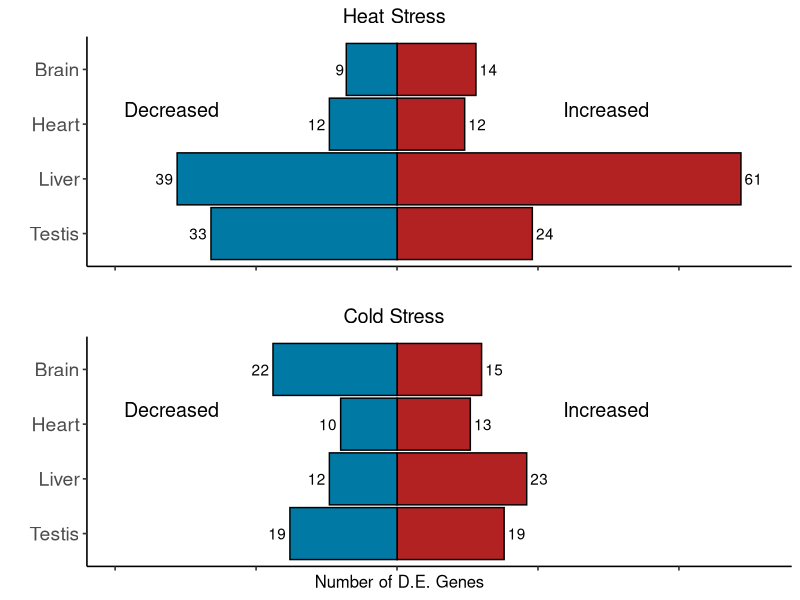

The R source for this figure:
setwd("")

library(ggplot2)
library(reshape2)
library(forcats)
library(gridExtra)
library(grid)

# Clear environment, graphics, and console
rm(list = ls())+
graphics.off()+
cat("/014")

# Read in counts of DE genes
df <- read.table("DE_Counts.tsv", header = TRUE, sep = "\t")
df <- melt(df)
df <- as.data.frame(df)

# Create separate grouping variables
df$TREATMENT <- ifelse(grepl("^Cold", df$variable), "COLD", "HEAT")
df$DIRECTION <- ifelse(grepl("Up$", df$variable), "UP", "DOWN")
df$TISSUE <- df$Tissue
df$GROUP <- paste(df$TREATMENT, df$TISSUE)
df$TREATMENT_DIRECTION <- paste(df$TREATMENT, df$DIRECTION, sep = "_")

# Create capped values for plotting - cap at chart limits
df$value_capped <- ifelse(df$value > 450, 450, ifelse(df$value < -450, -450, df$value))
df$is_capped <- abs(df$value) > 450
# Split data by treatment
heat_df <- df[df$TREATMENT == "HEAT", ]
cold_df <- df[df$TREATMENT == "COLD", ]

# Set tissue order
tissue_order <- rev(c("Brain", "Heart", "Liver", "Testis"))
heat_df$TISSUE <- factor(heat_df$TISSUE, levels = tissue_order)
cold_df$TISSUE <- factor(cold_df$TISSUE, levels = tissue_order)

# Define fill colors
heat_colors <- scale_fill_manual(values = c("HEAT_UP" = "#b22222", "HEAT_DOWN" = "#007aa5"))
cold_colors <- scale_fill_manual(values = c("COLD_UP" = "#b22222", "COLD_DOWN" = "#007aa5"))

# Heat plot
heat_plot <- ggplot(heat_df, aes(y = TISSUE, x = value_capped, fill = TREATMENT_DIRECTION)) +
  geom_col(colour = "black", width = .95) +
  coord_cartesian(xlim = c(-55, 70)) +
  scale_x_continuous("", expand = c(0, 0)) +
  scale_y_discrete("") +
  heat_colors +
  geom_text(aes(label = ifelse(value < 0, -value, value)), 
            hjust = ifelse(heat_df$value < 0, 1.2, ifelse(heat_df$value == 0, 1.2, -0.2))) +
  annotate("text", x = -40, y = 4.5, label = "Decreased", angle = 0, vjust = 5.0, hjust = 0.5, size = 5) +
  annotate("text", x = 60, y = 4.5, label = "Increased", angle = 0, vjust = 5.0, hjust = 2.0, size = 5) +
  theme_classic(base_size = 12) +
  theme(
    axis.text.y = element_text(hjust = 1, size = 14),
    axis.text.x = element_blank(),
    axis.title.x = element_text(hjust = 0.425),
    legend.title = element_blank(),
    legend.position = "none",
    plot.title = element_text(hjust = 0.425)
  ) +
  ggtitle("Heat Stress")

# Cold plot
cold_plot <- ggplot(cold_df, aes(y = TISSUE, x = value_capped, fill = TREATMENT_DIRECTION)) +
  geom_col(colour = "black", width = .95) +
  coord_cartesian(xlim = c(-55, 70)) +
  scale_x_continuous("Number of D.E. Genes", expand = c(0, 0)) +
  scale_y_discrete("") +
  cold_colors +
  geom_text(aes(label = ifelse(value < 0, -value, value)), 
            hjust = ifelse(cold_df$value < 0, 1.2, ifelse(cold_df$value == 0, 1.2, -0.2))) +
  annotate("text", x = -40, y = 4.5, label = "Decreased", angle = 0, vjust = 5.0, hjust = 0.5, size = 5) +
  annotate("text", x = 60, y = 4.5, label = "Increased", angle = 0, vjust = 5.0, hjust = 2.0, size = 5) +
  theme_classic(base_size = 12) +
  theme(
    axis.text.y = element_text(hjust = 1, size = 14),
    axis.text.x = element_blank(),
    axis.title.x = element_text(hjust = 0.425),
    legend.title = element_blank(),
    legend.position = "none",
    plot.title = element_text(hjust = 0.425)
  ) +
  ggtitle("Cold Stress")

# Print combined plots
grid.arrange(heat_plot, cold_plot, nrow = 2)

# Save
png(filename="DE_Counts_barplot.png", units="in", width=10, height=6, res=1000, bg="transparent")
grid.arrange(heat_plot, cold_plot, nrow = 2)
dev.off()
